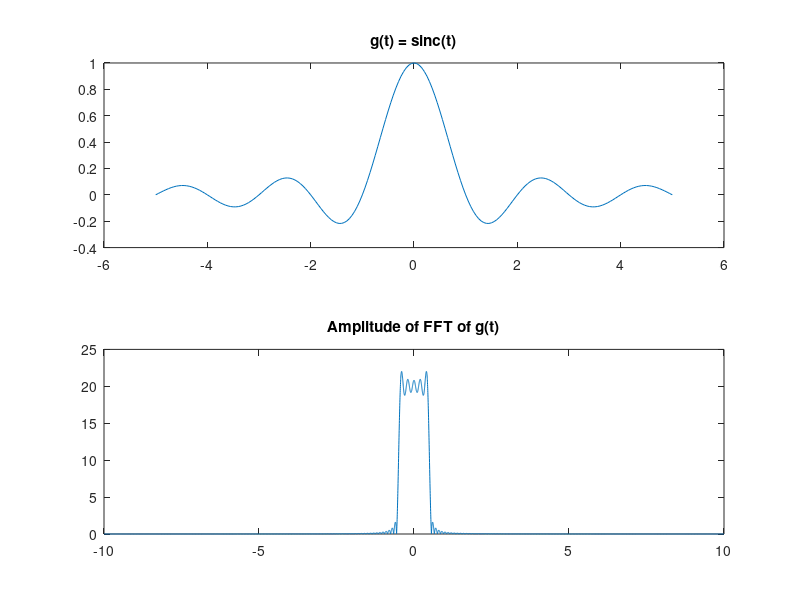
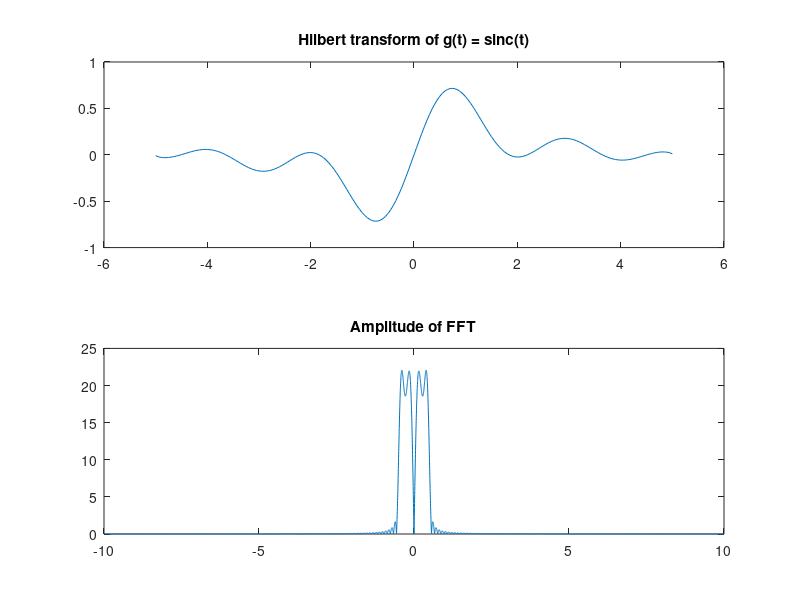
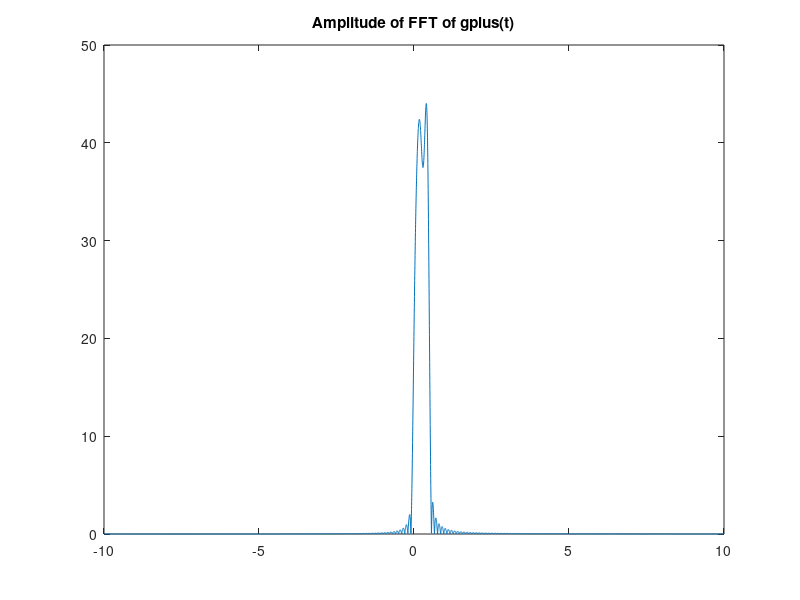
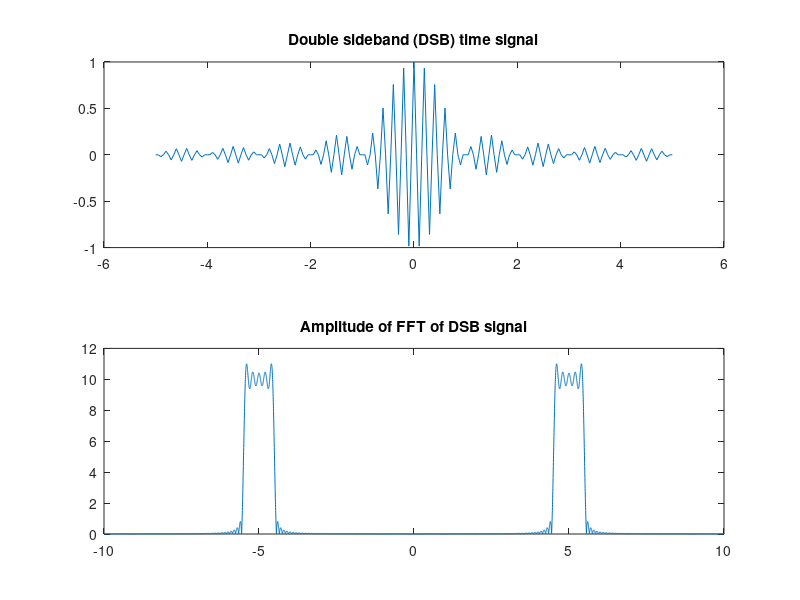

MATLAB code to generate these figures, in order:
% hilbert_demo.m -- Demonstration of Hilbert transform and an application
%                   to single sideband (SSB) amplitude modulation.
%
% ELEC 470, Rich Kozick, Spring 1998

Ts = 0.05;    % Sample spacing
Fs = 1/Ts;    % Sampling frequency
t= -5:Ts:5;   % Sample times

g = sinc(t);  % Time signal

N = 2^13;     % Number of samples in FFT
G = fftshift(fft(g, N));
f = (-(N/2):(N/2-1))/N*Fs;

figure(1)
subplot(211)
plot(t,g)
title('g(t) = sinc(t)');
subplot(212)
plot(f,abs(G))
title('Amplitude of FFT of g(t)')

gplus = hilbert(g);    % Hilbert transform is in imaginary part of gplus
ghat = imag(gplus);

Gplus = fftshift(fft(gplus, N));
Ghat = fftshift(fft(ghat, N));

figure(2)
subplot(211)
plot(t,ghat)
title('Hilbert transform of g(t) = sinc(t)');
subplot(212)
plot(f,abs(Ghat))
title('Amplitude of FFT')

% Plot the pre-envelope
figure(3)
plot(f,abs(Gplus))
title('Amplitude of FFT of gplus(t)')

% Modulate by cos with frequency 5 Hz

xdsb = g .* cos(2*pi*5*t);
Xdsb = fftshift(fft(xdsb,N));
xssb = g .* cos(2*pi*5*t) - ghat .* sin(2*pi*5*t);
Xssb = fftshift(fft(xssb,N));

figure(4)
subplot(211)
plot(t, xdsb)
title('Double sideband (DSB) time signal')
subplot(212)
plot(f, abs(Xdsb))
title('Amplitude of FFT of DSB signal')

figure(5)
subplot(211)
plot(t, xssb)
title('Single sideband (SSB) time signal')
subplot(212)
plot(f, abs(Xssb))
title('Amplitude of FFT of SSB signal')
